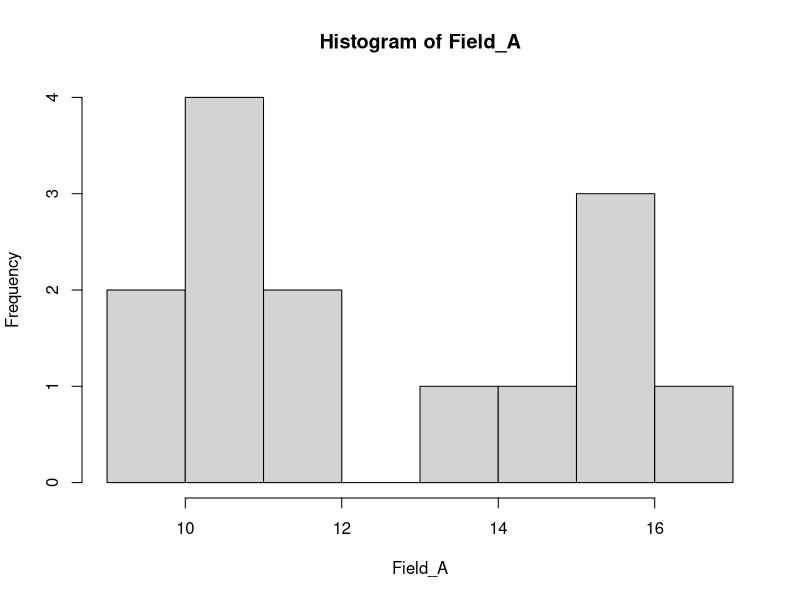
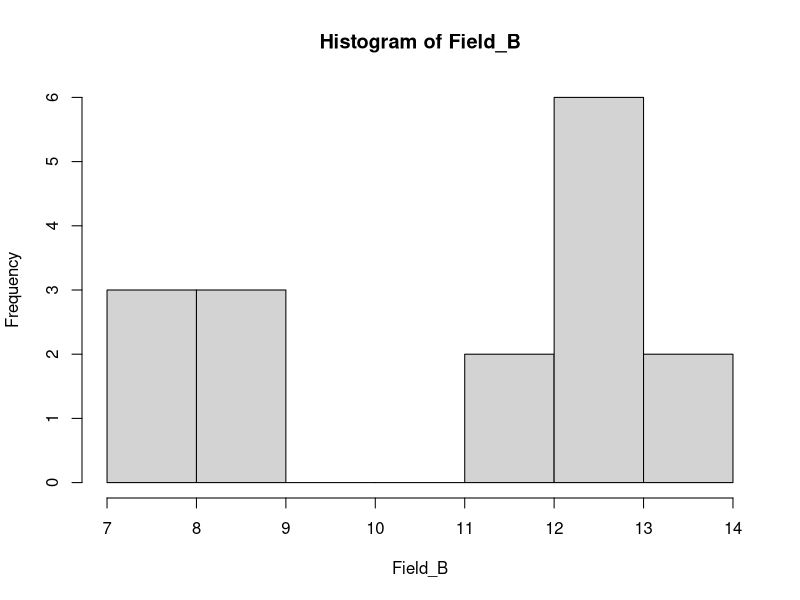
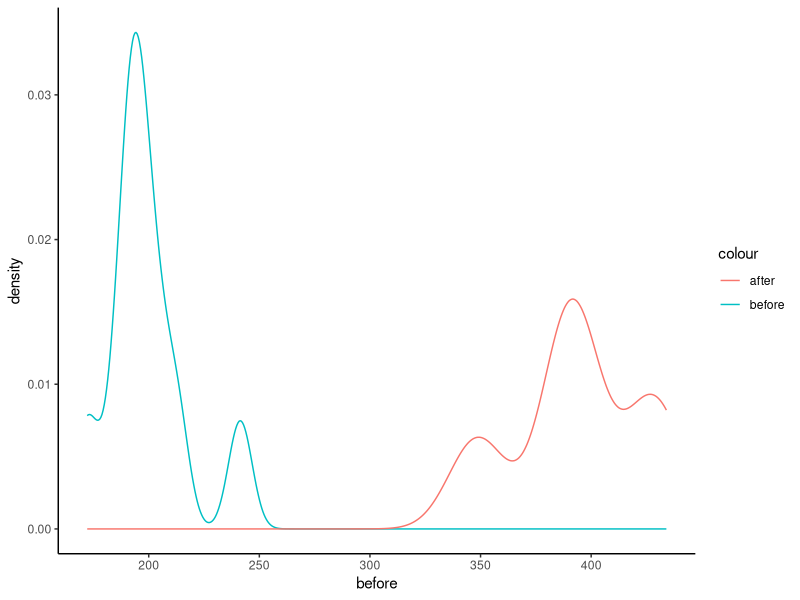
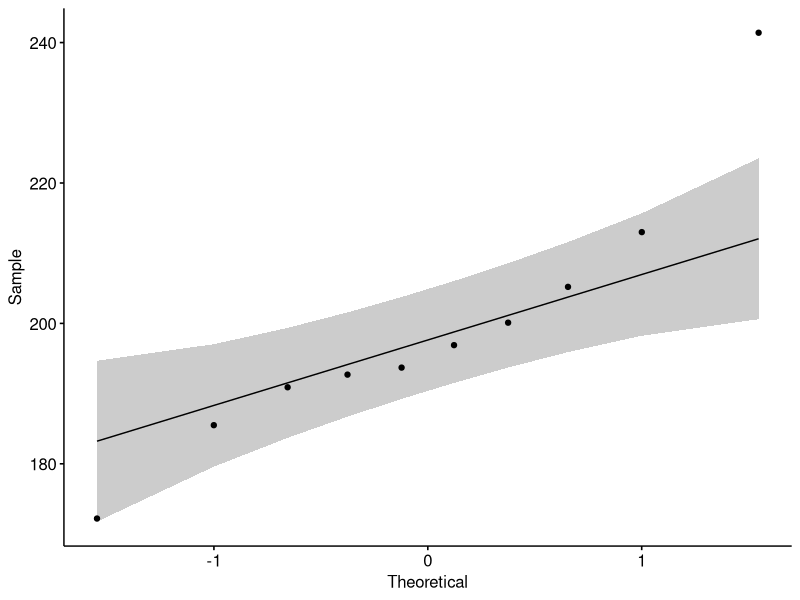
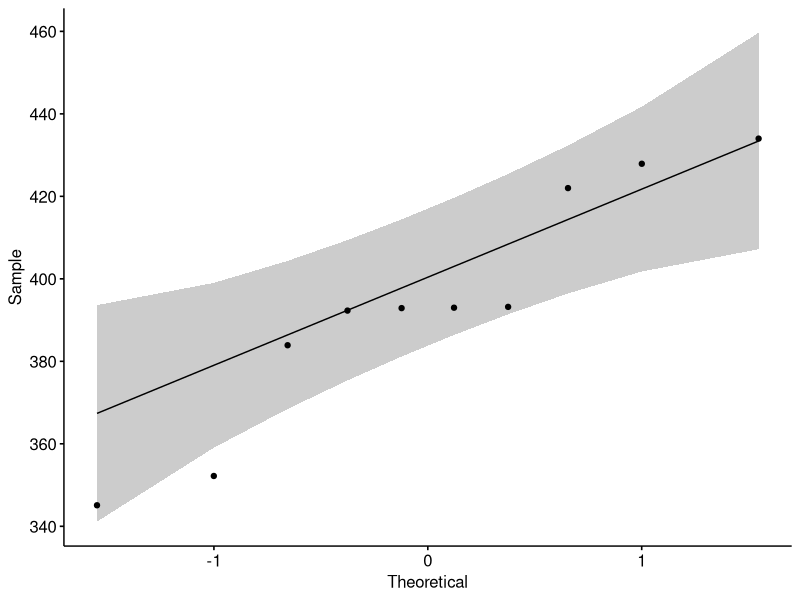

Write the R code that produced these figures, in order.
## ---- chunk 1
knitr::opts_chunk$set(echo = TRUE)
## ---- chunk 2
Field_A<- c(10.2,  10.7,  15.5,  10.4 , 9.9,  10.0,  16.6,  15.1,  15.2,  13.8,  14.1 , 11.4 , 11.5 , 11.0)
Field_B<-  c( 8.1,  8.5,  8.4 , 7.3,  8.0,  7.1,  13.9 , 12.2,  13.4,  11.3,  12.6 , 12.6,  12.7 , 12.4 , 11.3,  12.5)

hist(Field_A)
hist(Field_B) 


## ---- chunk 3
wilcox.test(Field_A, Field_B, alternative = 'greater',paired = F ) 
## ---- chunk 4

mice_data= read.csv('mice_weights.txt')

head(mice_data)
summary(mice_data)

# Option 1, judge by eyes based on the density plot 

library(ggplot2)
ggplot(data=mice_data) + 
  geom_line(aes(x=before, col='before'), stat='density') + 
  geom_line(aes(x=after,col='after'), stat='density') + theme_classic()

# Option 2, judge by eyes based on the Q-Q plot 
# This is another neat visualization methods to examine whether the distribution is different from the normal distribution. 

library(ggpubr) 
ggqqplot(mice_data$before) # Q-Q plot (quantile-quantile plot) compares your distriubtion with the theoretical normal distribution. 
ggqqplot(mice_data$after) # Q-Q plot (quantile-quantile plot) compares your distriubtion with the theoretical normal distribution. 

# Option 3, use Shapiro test

shapiro.test(mice_data$before)
shapiro.test(mice_data$after) 
# What do you think? 
# Can we claim in this case that the distribution is normal? 
# What are your reasons? 

## ---- chunk 5
# Are the variance same or different? 
var.test(mice_data$before, mice_data$after) 
t.test(mice_data$before, mice_data$after, paired = TRUE, var.equal=TRUE)

